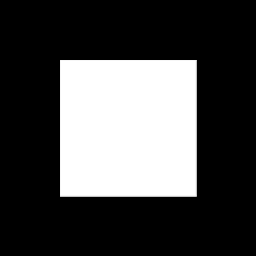
%> input picture lbfgs/lbfgs/minFunc_comprehension/review/fang.png, 256 x 256 px
$ octave isopTV_initial_2d.m   (GNU Octave 9; MATLAB toolbox functions it lacks are replaced by stand-ins)
%> lines starting %> are read from the running program, lines starting %| are printed output that depends on the picture
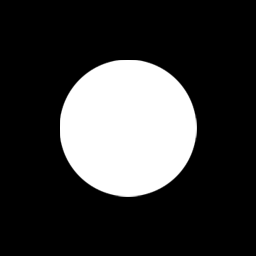
%> input picture lbfgs/lbfgs/minFunc_comprehension/review/yuan.png, 256 x 256 px
### lbfgs/lbfgs/minFunc_comprehension/isopTV_2d.m
function [k] = isopTV_2d(f_m,f_f,lamda,rho_0,alpha)
%> called with lamda = 0.1, rho_0 = 5, alpha = 1
% solves the following problem via ADMM:%, history
%   minimize   E_D(d(k);f_f,f_m)+lamda*eta*||Z||_2,1
%   s.t.       D(k)=Z;
% where A is a feature matrix and b is a response vector. The scalar m is
% the number of examples in the matrix A.
% ========================================================
% data set:
% f_m & f_f : images
% lamda     : regularization    0.1
% w         : LCC kernel bandwith   2.5
% M_pyr      : # of image pyramid levels  log2(m/8)
% M_ref      : # of grid refinements
% M_iter     : max.# of ADMM iterations
% M_lbgfs   : max.# of LBFGS iterations   5
% kesai_tol :optimization argument tolerance(10^-2)
%
% ADMM internal parameters : ro_0=5;mu=10;tao=1.3;
% =========================================================
t_start = tic;
% Global constants and defaults
% f_m=randi(10,10,10);
% f_f=randi(10,10,10);
[m,n]=size(f_m);
%> m = 256; n = 256
% lamda=0.1;
% rho_0=5;
mu=10;
tao=1.3;
% [6 lines of commented-out code are left out]
M_pyr=ceil(log2(min(m,n)/8));% 256--》5
%> M_pyr = 5
M_ref=1;
M_iter=100;
M_lbgfs=5;

Dissimilarity='SSD';
QUIET    = 0;
% ABSTOL   = 1e-4;
% RELTOL   = 1e-2;
kesai_tol= 1e-2;
Spacing=[4,4];
dimen=size(f_m);
%> dimen = [256 256]
a=15
k = 0;

    Hw=fspecial('gaussian',[6*a 6*a],a);

    f_m=imfilter(f_m,Hw,'conv');
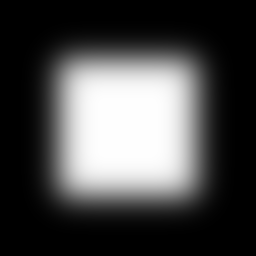
%> f_m: size 256x256 double; min 0, max 1, mean 0.285; mean of the top-left, top-right, bottom-left and bottom-right quarters 0.286, 0.285, 0.285, 0.284
    f_f=imfilter(f_f,Hw,'conv');
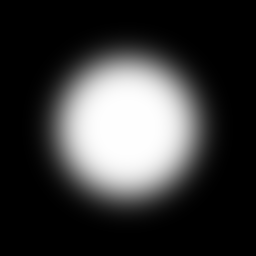
%> f_f: size 256x256 double; min 0, max 1, mean 0.225; mean of the top-left, top-right, bottom-left and bottom-right quarters 0.229, 0.225, 0.225, 0.221
% M_pyr sovler
for j=1:(M_pyr+M_ref ) %
    if j<=M_pyr     %  金字塔创建 delta 大小

        % level_size=floor(dimen/2^(j-1));  % 返回各层维度对应大小...j从0开始,故是  原图..原图/2....
        % 由于k采用的是上采样...所以是要从小图到大图
        temp_size=floor(dimen/2^(M_pyr-j));  % 以3为例 ,依次为 原图大小除以 4,2,1

        f_mj=imresize(f_m,temp_size,'nearest');  %(Mpyr - j )-th Gaussian pyramid level of fm
        f_fj=imresize(f_f,temp_size,'nearest');  %(Mpyr - j )-th Gaussian pyramid level of ff

        delta=dimen./temp_size;
    else
        f_mj=f_mj_old;
        f_fj=f_fj_old;
    end


    [m, n] = size(f_mj);
    fprintf('---------------------------------------\n');
    j

    % ADMM solver in j-th level
    km=length(0:Spacing(1):m-1);
    kn=length(0:Spacing(2):n-1);
    if j==1
        num_control=km*kn;     % 区分第一次和之后的迭代
        k = zeros(num_control*2,1);
    end

    k_grid=reshape(k,km,kn,2);
    z = D(k_grid(:,:,1),k_grid(:,:,2));
    u = zeros(size(z));
    rho=rho_0;
    eta=prod(Spacing.*delta);
    % k   是 (n*L,1)维
    % z\u 是(L,N^2)'维
    for m_iter = 1:M_iter
        k_old=k;
        % x-update use lbfgs
        % LBFGS_k 输出是 (n*L,1)维
        [k,f_value]=LBFGS_k(k_old,f_fj,f_mj,rho,Dissimilarity,Spacing,delta,z-u ,M_lbgfs);
        k_grid=reshape(k,km,kn,2);

        % 'break' condition
        kk=norm((k-k_old),'inf');% max {row(j)_abs_sum}
        if kk>=kesai_tol
        else
            break;
        end

        % z-update with relaxation && use group lasso
        % update with k->D(k)
        z_old = z;
        Dk=D(k_grid(:,:,1),k_grid(:,:,2));
        x_hat = alpha.*Dk + (1-alpha).*z_old;
        z=update_z(lamda,eta, x_hat, u, rho,z_old);

        % u-update
        u = u + (x_hat - z);

        % diagnostics, reporting, termination checks
        % varying penalty
        history.r_norm(m_iter)=norm(Dk-z);
        history.s_norm(m_iter)=norm(rho*D_conju(z-z_old,km,kn));

        if history.r_norm(m_iter)>=mu*history.s_norm(m_iter)
            rho=rho*tao;
            u=u/tao;
        end
        if history.s_norm(m_iter)>=mu*history.r_norm(m_iter)
            rho=rho/tao;
            u=u*tao;
        end

    end % end of M_iter

    f_mj_old=f_mj;
    f_fj_old=f_fj;

%     上采样
%     k_grid=reshape(k,km,kn,2);  % 上面迭代中有
       if j<M_pyr
        temp_size=floor(dimen/2^(M_pyr-j-1)); % 以3为例,原图大小/2....原图大小...
       else
        temp_size=[m,n];
       end
       if j==M_pyr % &&j<(M_pyr+M_ref)
        Spacing=Spacing./2;
       end
%        if (j>=M_pyr)&&(j<M_ref)
          k_upr=length(0:Spacing(1):temp_size(1)-1);
          k_upc=length(0:Spacing(2):temp_size(2)-1);
% [4 lines of commented-out code are left out]

        up_size=[k_upr,k_upc];
        kr=imresize(k_grid(:,:,1),up_size,'bilinear');
        kc=imresize(k_grid(:,:,2),up_size,'bilinear');

        k=0;
        k=[kr(:);kc(:)]; % 变为2*num,1维


    if ~QUIET
        toc(t_start);
    end
%       close all
end % end of M_pyr
%> the run ends on the next line

end % end of function


%% z-updata

%%
% z-update
% [12 lines left out: function update_z, not called in this run]
function z = shrinkage(a, kappa)
    z = max(0, a-kappa) - max(0, -a-kappa);
end
% function z = shrinkage(a, kappa)
%     z = pos(1 - kappa/norm(a))*a;
% end
% the function D(d) used in TV-Regularization
function Dd = D(dr,dc)  %2-D
      [dr_dc,dr_dr]=gradient(dr);
      [dc_dc,dc_dr]=gradient(dc);

      Dd=[dr_dr(:)';dr_dc(:)';dc_dr(:)';dc_dc(:)'];
end

### lbfgs/lbfgs/minFunc_comprehension/isopTV_initial_2d.m
%% Preperation
cd D:\GitHub\paper\lbfgs\lbfgs\minFunc_comprehension
addpath(genpath(pwd))
% mexAll

clc
clear all
close all

%% Solve problem in 2d
rho_0=5.0;
alpha=1.0;
lamda=0.1;
f_m=im2double(rgb2gray(imread('fang.png')));
f_f=im2double(rgb2gray(imread('yuan.png')));

figure,
subplot(1,2,1), imshow(f_m); title('原浮动图');
subplot(1,2,2), imshow(f_f); title('原固定图');

 % mapped to [0 1] interval
f_mw=(f_m-min(min(f_m)))./(max(max(f_m))-min(min(f_m)));
f_fw=(f_f-min(min(f_f)))./(max(max(f_f))-min(min(f_f)));

diary diary.txt
[k] = isopTV_2d(f_mw,f_fw,lamda, rho_0, alpha);
